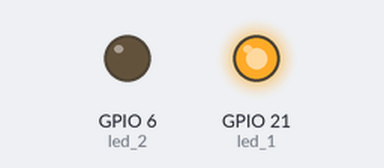
Recording of a program running on a simulated Raspberry Pi (BCM pin numbers). Shown: output pins drawn as LEDs (lit = HIGH).

Above: at 0.5 s.
At 2.5 s:
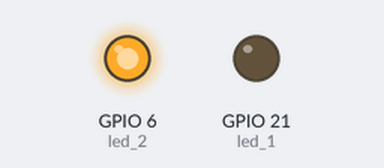
At 3.5 s:
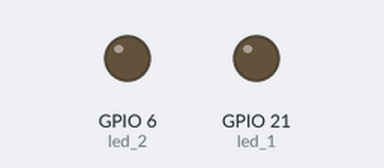
Timing chart, 0 to 5.2 s (numbered marks = the images above):
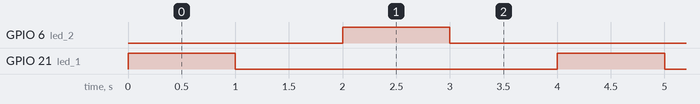

The program:

led_test.py
```python
from gpiozero import LED
from time import sleep

led_1 = LED(21)
led_2 = LED(6)

while True:
    led_1.on()
    sleep(1)
    led_1.off()
    sleep(1)
    led_2.on()
    sleep(1)
    led_2.off()
    sleep(1)
```

Measured:
- by itself, GPIO 6 (led_2), GPIO 21 (led_1): alternates HIGH for 1.0 s and LOW for 3.0 s
- by itself, everything shown: repeats every 4.0 s, in 4 steps
